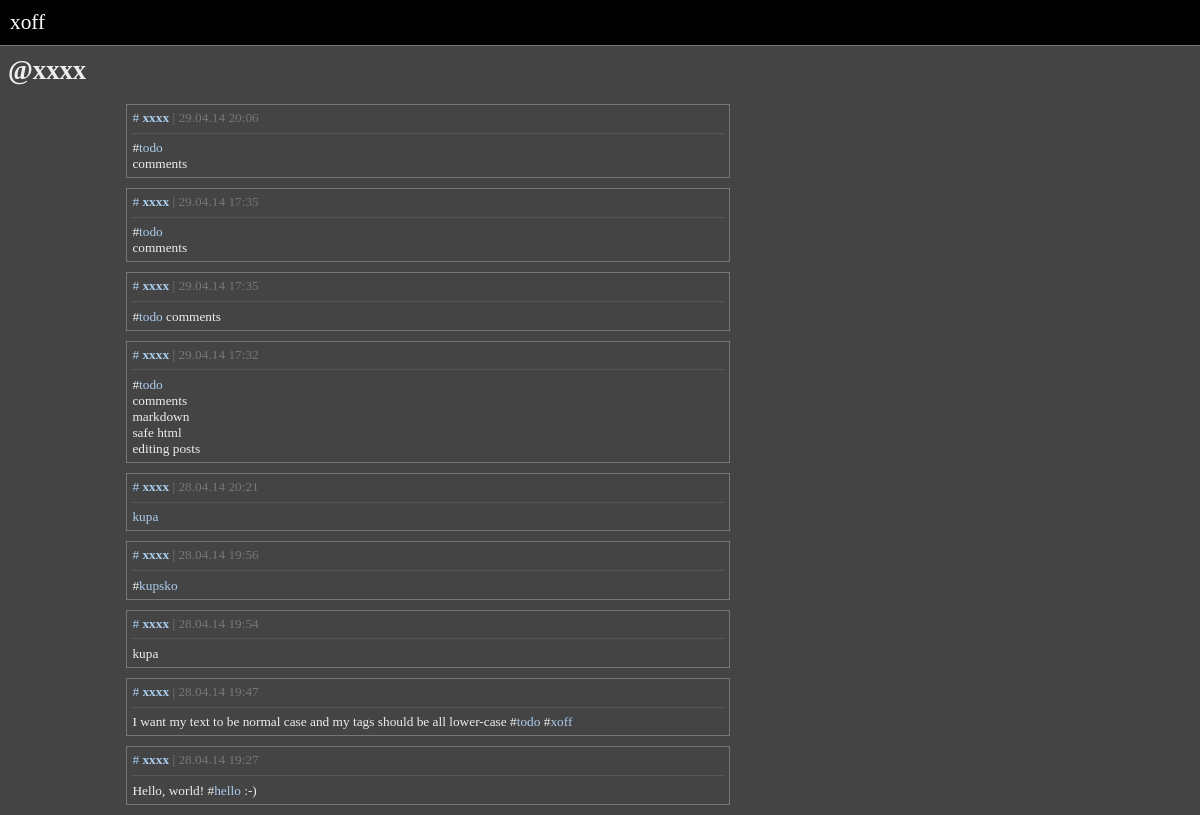
/author/xxxx/, run on an earlier commit of the app's database.
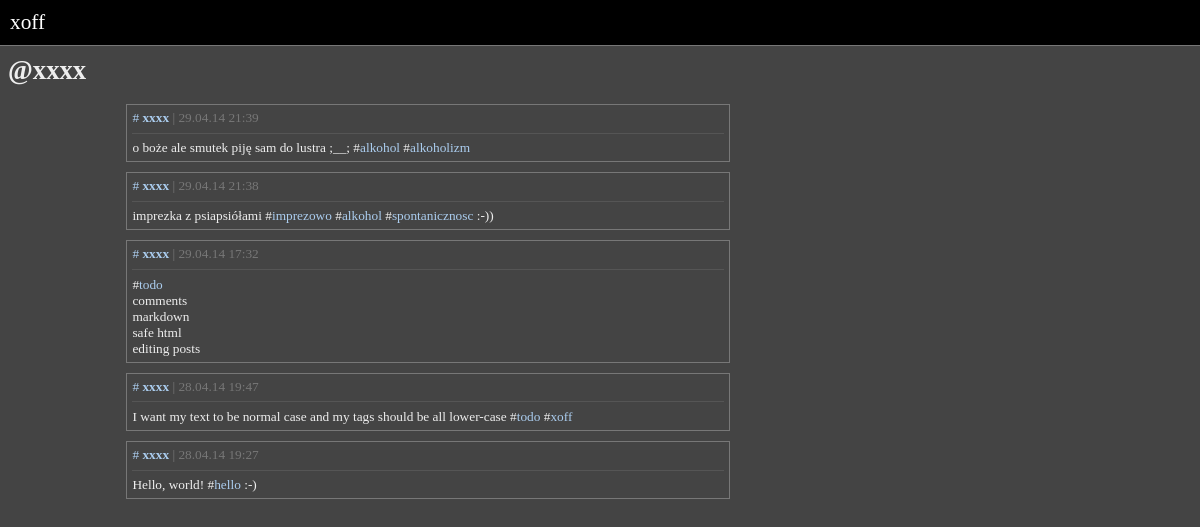
And on a later commit of the database.
### wall/models.py (models this page shows, shortened)
class Entry(models.Model):
	slug = models.CharField(max_length = 50, editable = False)
	content = models.TextField()
	date = models.DateTimeField()
	author = models.CharField(max_length = 50)
	tags = models.TextField(editable = False)

### wall/views.py (the view)
# urls.py: url(r'^author/(?P<author>[a-zA-Z0-9]+)/$', 'wall.views.author', name = 'author'),
def author(request, author):
	entries = Entry.objects.all().order_by('-date')
	authentries = [entry for entry in entries if entry.author == author]
	for entry in authentries:
		entry.content = tagify(entry.content)
	context = {'entries' : authentries, 'author': author}
	return render(request, 'author.html', context)

### wall/views.py (called while the page is built)
def tagify(aText):
	aText = re.sub(r'#[a-zA-Z0-9]*', lambda m: m.group(0).lower(), aText)
	aText = re.sub(r'#(?P<tag>[a-zA-Z0-9]*)', '#<a href = "/tag/\g<tag>">\g<tag></a>', aText)
	return aText

### wall/templates/author.html
{% extends "base.html" %}
{% block content %}
<div class = "message">
<h1>@{{ author }}</h1>
</div>
{% for entry in entries %}
<div class = "entry">
<span class = "entry-header">
<a href = "/entry/{{ entry.pk }}">#</a>
<a href = "/author/{{ entry.author }}" class = "author"><b>{{ entry.author }}</b></a> |
{{ entry.date|date:'d.m.y H:i' }}</span>
<hr>
{{ entry.content|safe }}
</div>
{% endfor %}
{% endblock %}

What changed in the data, as far as the page shows it:
removed Entry: author "xxxx", date "29.04.14 20:06", content "# todo comments"
removed Entry: author "xxxx", date "29.04.14 17:35", content "# todo comments"
removed Entry: author "xxxx", date "29.04.14 17:35", content "# todo comments"
removed Entry: author "xxxx", date "28.04.14 20:21", content "kupa"
removed Entry: author "xxxx", date "28.04.14 19:56", content "# kupsko"
removed Entry: author "xxxx", date "28.04.14 19:54", content "kupa"
added Entry: author "xxxx", date "29.04.14 21:39", content "o boże ale smutek piję sam do lustra ;__; # alkohol # alkoholizm"
added Entry: author "xxxx", date "29.04.14 21:38", content "imprezka z psiapsiółami # imprezowo # alkohol # spontanicznosc :-))"
